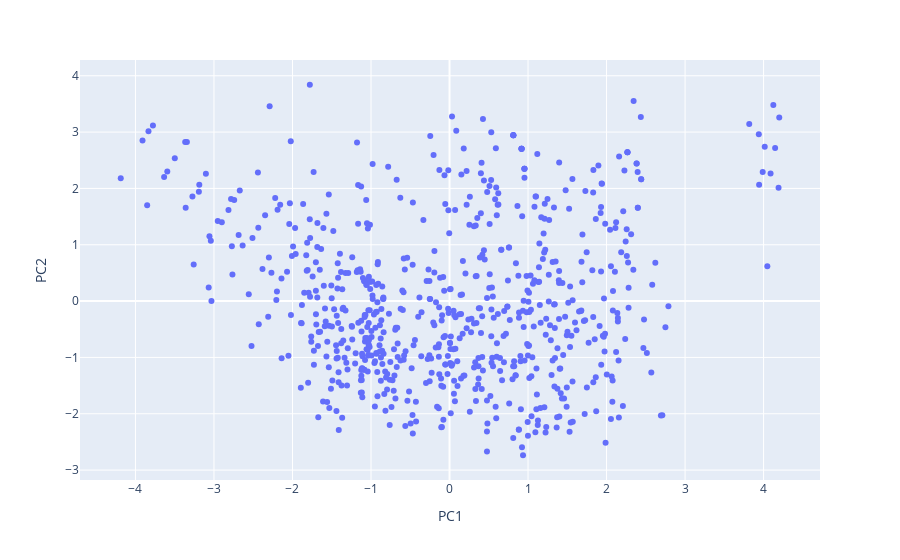

Write notebook code for a chart like this one.
### Code cell
## UNTESTED!!!
# scale the test data
scaler = StandardScaler()
df_test_scaled = scaler.fit_transform(df_test)
df_test_scaled = pd.DataFrame(df_scaled, columns=df_test.columns)
# df_test_scaled.head()
# do pca on df_train
pca_test = PCA(n_components=2)
pca_test.fit(df_test_scaled)
X_pca = pca_test.transform(df_test_scaled)
print(X_pca.shape)
X_pca = pd.DataFrame(X_pca, columns=["PC1", "PC2"])
X_pca.head()

fig = px.scatter(X_pca, x="PC1", y="PC2")
fig.show()

### Figure 1 — Plotly figure (JSON) as saved in the notebook; plotly's stock layout.template omitted (floating-point values rounded to 4 significant figures; data arrays with more than 128 entries replaced by an {"elided": "..."} marker saying what was removed)
{"data": [{"hovertemplate": "PC1=%{x}<br>PC2=%{y}<extra></extra>", "legendgroup": "", "marker": {"color": "#636efa", "symbol": "circle"}, "mode": "markers", "name": "", "orientation": "v", "showlegend": false, "type": "scatter", "x": {"elided": "721 float values"}, "xaxis": "x", "y": {"elided": "721 float values"}, "yaxis": "y"}], "layout": {"legend": {"tracegroupgap": 0}, "margin": {"t": 60}, "xaxis": {"anchor": "y", "domain": [0, 1], "title": {"text": "PC1"}}, "yaxis": {"anchor": "x", "domain": [0, 1], "title": {"text": "PC2"}}}}
